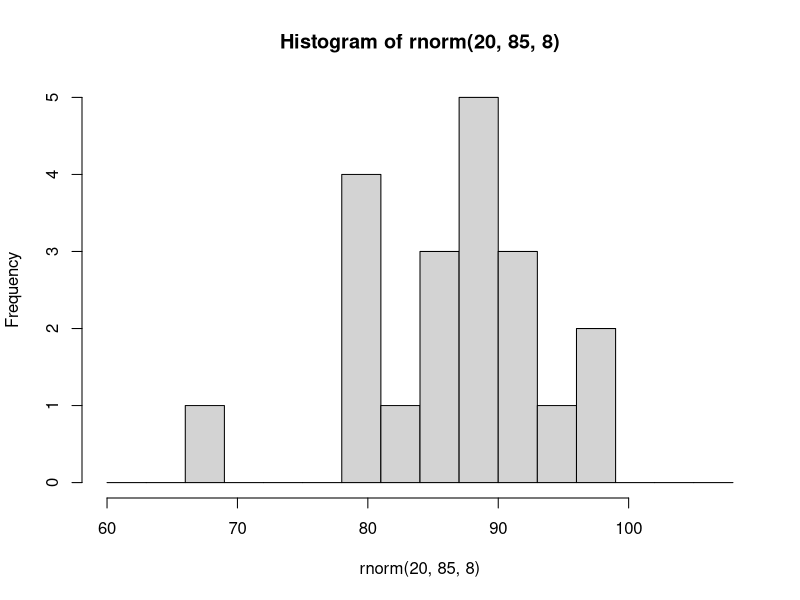

The R source for this figure:
## ---- chunk 1
set.seed(1)

hist(rnorm(20, 85, 8), breaks = seq(60, 110, 3))
